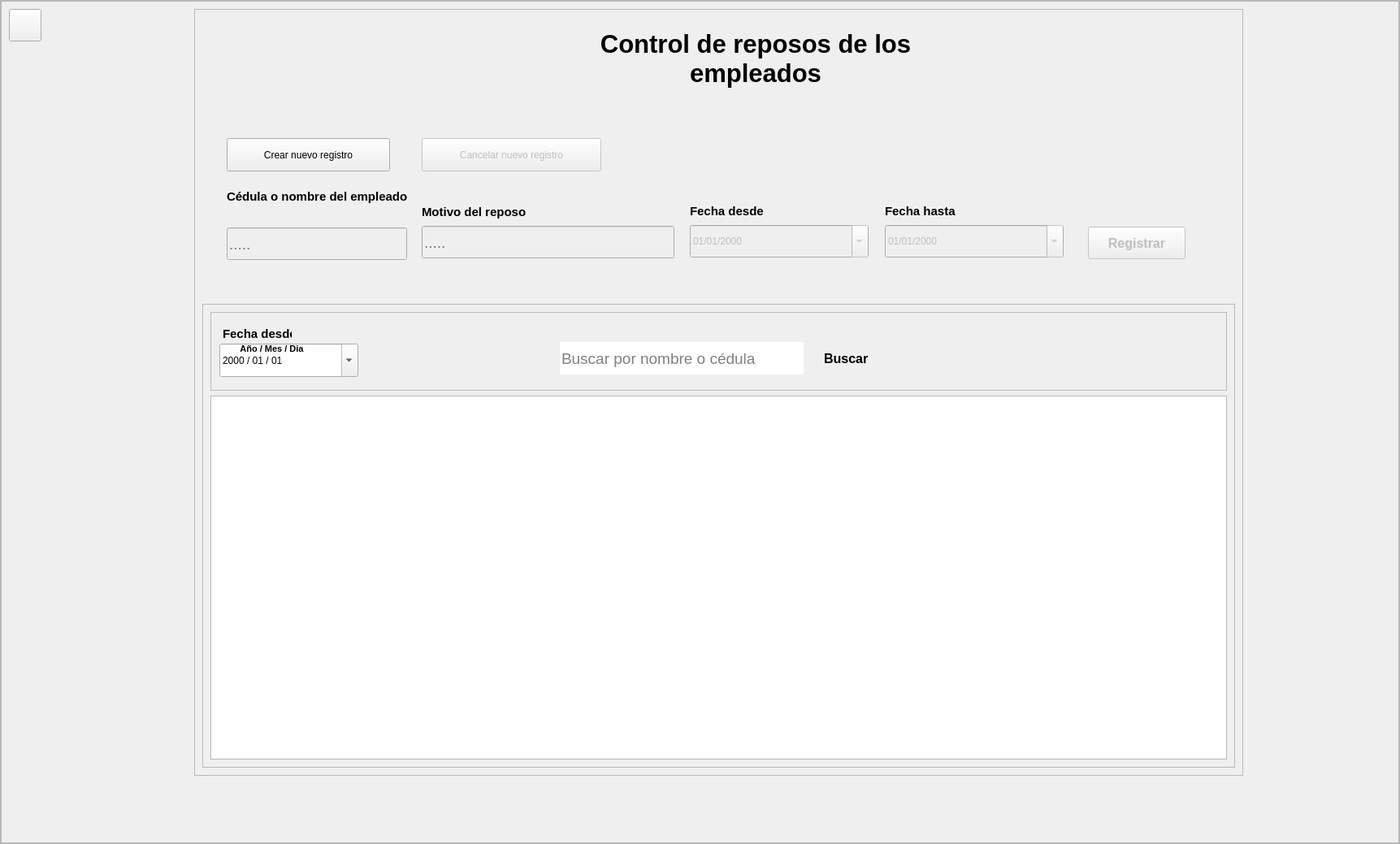
<?xml version="1.0" encoding="UTF-8"?>
<ui version="4.0">
 <class>VistaGeneralReposoEmpleados</class>
 <widget class="QWidget" name="VistaGeneralReposoEmpleados">
  <property name="geometry">
   <rect>
    <x>0</x>
    <y>0</y>
    <width>1723</width>
    <height>1039</height>
   </rect>
  </property>
  <property name="windowTitle">
   <string>Reposos de empleados</string>
  </property>
  <property name="styleSheet">
   <string notr="true"/>
  </property>
  <layout class="QVBoxLayout" name="verticalLayout">
   <property name="spacing">
    <number>0</number>
   </property>
   <property name="leftMargin">
    <number>0</number>
   </property>
   <property name="topMargin">
    <number>0</number>
   </property>
   <property name="rightMargin">
    <number>0</number>
   </property>
   <property name="bottomMargin">
    <number>0</number>
   </property>
   <item>
    <widget class="QScrollArea" name="area_scroll">
     <property name="widgetResizable">
      <bool>true</bool>
     </property>
     <widget class="QWidget" name="scrollAreaWidgetContents">
      <property name="geometry">
       <rect>
        <x>0</x>
        <y>0</y>
        <width>1721</width>
        <height>1037</height>
       </rect>
      </property>
      <layout class="QVBoxLayout" name="verticalLayout_2">
       <property name="spacing">
        <number>0</number>
       </property>
       <property name="leftMargin">
        <number>0</number>
       </property>
       <property name="topMargin">
        <number>0</number>
       </property>
       <property name="rightMargin">
        <number>0</number>
       </property>
       <property name="bottomMargin">
        <number>0</number>
       </property>
       <item>
        <widget class="QFrame" name="contenedor">
         <property name="frameShape">
          <enum>QFrame::StyledPanel</enum>
         </property>
         <property name="frameShadow">
          <enum>QFrame::Raised</enum>
         </property>
         <property name="tipo" stdset="0">
          <string>espacio_principal</string>
         </property>
         <layout class="QHBoxLayout" name="horizontalLayout">
          <item alignment="Qt::AlignTop">
           <widget class="QPushButton" name="boton_de_regreso">
            <property name="minimumSize">
             <size>
              <width>40</width>
              <height>40</height>
             </size>
            </property>
            <property name="maximumSize">
             <size>
              <width>40</width>
              <height>40</height>
             </size>
            </property>
            <property name="cursor">
             <cursorShape>PointingHandCursor</cursorShape>
            </property>
            <property name="styleSheet">
             <string notr="true"/>
            </property>
            <property name="text">
             <string/>
            </property>
            <property name="iconSize">
             <size>
              <width>30</width>
              <height>30</height>
             </size>
            </property>
            <property name="tipo" stdset="0">
             <string>boton_regresar</string>
            </property>
           </widget>
          </item>
          <item>
           <spacer name="horizontalSpacer">
            <property name="orientation">
             <enum>Qt::Horizontal</enum>
            </property>
            <property name="sizeHint" stdset="0">
             <size>
              <width>177</width>
              <height>20</height>
             </size>
            </property>
           </spacer>
          </item>
          <item alignment="Qt::AlignTop">
           <widget class="QFrame" name="frame_general">
            <property name="minimumSize">
             <size>
              <width>1244</width>
              <height>621</height>
             </size>
            </property>
            <property name="frameShape">
             <enum>QFrame::StyledPanel</enum>
            </property>
            <property name="frameShadow">
             <enum>QFrame::Raised</enum>
            </property>
            <property name="tipo" stdset="0">
             <string>espacio_principal</string>
            </property>
            <layout class="QVBoxLayout" name="verticalLayout_9">
             <property name="spacing">
              <number>15</number>
             </property>
             <property name="topMargin">
              <number>0</number>
             </property>
             <item>
              <layout class="QVBoxLayout" name="verticalLayout_8">
               <property name="spacing">
                <number>0</number>
               </property>
               <item>
                <widget class="QFrame" name="espacio_superior">
                 <property name="sizePolicy">
                  <sizepolicy hsizetype="Preferred" vsizetype="Preferred">
                   <horstretch>0</horstretch>
                   <verstretch>0</verstretch>
                  </sizepolicy>
                 </property>
                 <property name="minimumSize">
                  <size>
                   <width>1171</width>
                   <height>117</height>
                  </size>
                 </property>
                 <property name="maximumSize">
                  <size>
                   <width>1271</width>
                   <height>117</height>
                  </size>
                 </property>
                 <property name="styleSheet">
                  <string notr="true">QFrame{
	border-bottom-left-radius:0px;
	border-bottom-right-radius:0px
}</string>
                 </property>
                 <property name="frameShape">
                  <enum>QFrame::StyledPanel</enum>
                 </property>
                 <property name="frameShadow">
                  <enum>QFrame::Raised</enum>
                 </property>
                 <property name="tipo" stdset="0">
                  <string>espacio_titulo_form</string>
                 </property>
                 <layout class="QHBoxLayout" name="horizontalLayout_6">
                  <item>
                   <spacer name="horizontalSpacer_2">
                    <property name="orientation">
                     <enum>Qt::Horizontal</enum>
                    </property>
                    <property name="sizeHint" stdset="0">
                     <size>
                      <width>385</width>
                      <height>20</height>
                     </size>
                    </property>
                   </spacer>
                  </item>
                  <item>
                   <widget class="QFrame" name="espacio_a">
                    <property name="maximumSize">
                     <size>
                      <width>821</width>
                      <height>16777215</height>
                     </size>
                    </property>
                    <property name="styleSheet">
                     <string notr="true"/>
                    </property>
                    <property name="frameShape">
                     <enum>QFrame::StyledPanel</enum>
                    </property>
                    <property name="frameShadow">
                     <enum>QFrame::Raised</enum>
                    </property>
                    <property name="tipo" stdset="0">
                     <string/>
                    </property>
                    <layout class="QHBoxLayout" name="horizontalLayout_5">
                     <property name="spacing">
                      <number>0</number>
                     </property>
                     <property name="leftMargin">
                      <number>0</number>
                     </property>
                     <property name="topMargin">
                      <number>0</number>
                     </property>
                     <property name="rightMargin">
                      <number>0</number>
                     </property>
                     <property name="bottomMargin">
                      <number>0</number>
                     </property>
                     <item>
                      <widget class="QLabel" name="label_imagen_reposo">
                       <property name="minimumSize">
                        <size>
                         <width>91</width>
                         <height>81</height>
                        </size>
                       </property>
                       <property name="maximumSize">
                        <size>
                         <width>91</width>
                         <height>81</height>
                        </size>
                       </property>
                       <property name="text">
                        <string/>
                       </property>
                       <property name="pixmap">
                        <pixmap resource="../recursos_de_imagenes_tela_app.qrc">:/iconos/recursos_de_imagenes/iconos_de_interfaz/prescripcion-medica.png</pixmap>
                       </property>
                       <property name="scaledContents">
                        <bool>true</bool>
                       </property>
                      </widget>
                     </item>
                     <item>
                      <widget class="QLabel" name="label_control_de_reposos">
                       <property name="minimumSize">
                        <size>
                         <width>440</width>
                         <height>101</height>
                        </size>
                       </property>
                       <property name="maximumSize">
                        <size>
                         <width>651</width>
                         <height>101</height>
                        </size>
                       </property>
                       <property name="font">
                        <font>
                         <family>Segoe UI</family>
                         <pointsize>23</pointsize>
                         <weight>75</weight>
                         <italic>false</italic>
                         <bold>true</bold>
                        </font>
                       </property>
                       <property name="styleSheet">
                        <string notr="true">QLabel{
	font-size:23pt;
}</string>
                       </property>
                       <property name="text">
                        <string>Control de reposos de los empleados</string>
                       </property>
                       <property name="alignment">
                        <set>Qt::AlignCenter</set>
                       </property>
                       <property name="wordWrap">
                        <bool>true</bool>
                       </property>
                       <property name="tipo" stdset="0">
                        <string>titulo_form</string>
                       </property>
                      </widget>
                     </item>
                    </layout>
                   </widget>
                  </item>
                  <item>
                   <spacer name="horizontalSpacer_4">
                    <property name="orientation">
                     <enum>Qt::Horizontal</enum>
                    </property>
                    <property name="sizeHint" stdset="0">
                     <size>
                      <width>384</width>
                      <height>20</height>
                     </size>
                    </property>
                   </spacer>
                  </item>
                 </layout>
                </widget>
               </item>
               <item>
                <widget class="QFrame" name="frame_superior">
                 <property name="minimumSize">
                  <size>
                   <width>1171</width>
                   <height>230</height>
                  </size>
                 </property>
                 <property name="maximumSize">
                  <size>
                   <width>1271</width>
                   <height>230</height>
                  </size>
                 </property>
                 <property name="styleSheet">
                  <string notr="true">QFrame#frame_superior{
	border-top-left-radius:0px;
	border-top-right-radius:0px
}</string>
                 </property>
                 <property name="frameShape">
                  <enum>QFrame::StyledPanel</enum>
                 </property>
                 <property name="frameShadow">
                  <enum>QFrame::Raised</enum>
                 </property>
                 <property name="tipo" stdset="0">
                  <string>espacio_form</string>
                 </property>
                 <widget class="QPushButton" name="boton_agregar">
                  <property name="enabled">
                   <bool>false</bool>
                  </property>
                  <property name="geometry">
                   <rect>
                    <x>1090</x>
                    <y>150</y>
                    <width>120</width>
                    <height>40</height>
                   </rect>
                  </property>
                  <property name="minimumSize">
                   <size>
                    <width>120</width>
                    <height>40</height>
                   </size>
                  </property>
                  <property name="maximumSize">
                   <size>
                    <width>120</width>
                    <height>40</height>
                   </size>
                  </property>
                  <property name="font">
                   <font>
                    <family>Segoe UI</family>
                    <pointsize>12</pointsize>
                    <weight>75</weight>
                    <italic>false</italic>
                    <bold>true</bold>
                   </font>
                  </property>
                  <property name="cursor">
                   <cursorShape>PointingHandCursor</cursorShape>
                  </property>
                  <property name="styleSheet">
                   <string notr="true"/>
                  </property>
                  <property name="text">
                   <string>Registrar</string>
                  </property>
                  <property name="iconSize">
                   <size>
                    <width>26</width>
                    <height>26</height>
                   </size>
                  </property>
                  <property name="tipo" stdset="0">
                   <string>boton_anadir</string>
                  </property>
                 </widget>
                 <widget class="QWidget" name="layoutWidget">
                  <property name="geometry">
                   <rect>
                    <x>30</x>
                    <y>100</y>
                    <width>222</width>
                    <height>91</height>
                   </rect>
                  </property>
                  <layout class="QVBoxLayout" name="verticalLayout_3">
                   <property name="spacing">
                    <number>0</number>
                   </property>
                   <item>
                    <widget class="QLabel" name="label_cedula_empleado">
                     <property name="font">
                      <font>
                       <family>Segoe UI</family>
                       <pointsize>11</pointsize>
                       <weight>75</weight>
                       <italic>false</italic>
                       <bold>true</bold>
                      </font>
                     </property>
                     <property name="styleSheet">
                      <string notr="true"/>
                     </property>
                     <property name="text">
                      <string>Cédula o nombre del empleado</string>
                     </property>
                     <property name="scaledContents">
                      <bool>false</bool>
                     </property>
                     <property name="tipo" stdset="0">
                      <string>titulo_qlineedit</string>
                     </property>
                    </widget>
                   </item>
                   <item>
                    <widget class="QLabel" name="label_nombre_empleado_guia">
                     <property name="font">
                      <font>
                       <family>Segoe UI</family>
                       <pointsize>10</pointsize>
                       <weight>75</weight>
                       <italic>false</italic>
                       <bold>true</bold>
                      </font>
                     </property>
                     <property name="styleSheet">
                      <string notr="true"/>
                     </property>
                     <property name="text">
                      <string/>
                     </property>
                     <property name="scaledContents">
                      <bool>false</bool>
                     </property>
                    </widget>
                   </item>
                   <item>
                    <widget class="QLineEdit" name="input_cedula_empleado">
                     <property name="enabled">
                      <bool>false</bool>
                     </property>
                     <property name="minimumSize">
                      <size>
                       <width>220</width>
                       <height>40</height>
                      </size>
                     </property>
                     <property name="maximumSize">
                      <size>
                       <width>2240</width>
                       <height>40</height>
                      </size>
                     </property>
                     <property name="font">
                      <font>
                       <family>Segoe UI</family>
                       <pointsize>14</pointsize>
                       <weight>50</weight>
                       <italic>false</italic>
                       <bold>false</bold>
                      </font>
                     </property>
                     <property name="styleSheet">
                      <string notr="true"/>
                     </property>
                     <property name="placeholderText">
                      <string>.....</string>
                     </property>
                    </widget>
                   </item>
                  </layout>
                 </widget>
                 <widget class="QWidget" name="layoutWidget_2">
                  <property name="geometry">
                   <rect>
                    <x>270</x>
                    <y>120</y>
                    <width>311</width>
                    <height>69</height>
                   </rect>
                  </property>
                  <layout class="QVBoxLayout" name="verticalLayout_4">
                   <item>
                    <widget class="QLabel" name="label_motivo_reposo">
                     <property name="font">
                      <font>
                       <family>Segoe UI</family>
                       <pointsize>11</pointsize>
                       <weight>75</weight>
                       <italic>false</italic>
                       <bold>true</bold>
                      </font>
                     </property>
                     <property name="styleSheet">
                      <string notr="true"/>
                     </property>
                     <property name="text">
                      <string>Motivo del reposo</string>
                     </property>
                     <property name="scaledContents">
                      <bool>false</bool>
                     </property>
                     <property name="tipo" stdset="0">
                      <string>titulo_qlineedit</string>
                     </property>
                    </widget>
                   </item>
                   <item>
                    <widget class="QLineEdit" name="input_motivo_reposo">
                     <property name="enabled">
                      <bool>false</bool>
                     </property>
                     <property name="minimumSize">
                      <size>
                       <width>0</width>
                       <height>40</height>
                      </size>
                     </property>
                     <property name="maximumSize">
                      <size>
                       <width>16777215</width>
                       <height>40</height>
                      </size>
                     </property>
                     <property name="font">
                      <font>
                       <family>Segoe UI</family>
                       <pointsize>14</pointsize>
                       <weight>50</weight>
                       <italic>false</italic>
                       <bold>false</bold>
                      </font>
                     </property>
                     <property name="styleSheet">
                      <string notr="true"/>
                     </property>
                     <property name="placeholderText">
                      <string>.....</string>
                     </property>
                    </widget>
                   </item>
                  </layout>
                 </widget>
                 <widget class="QWidget" name="layoutWidget_3">
                  <property name="geometry">
                   <rect>
                    <x>840</x>
                    <y>120</y>
                    <width>222</width>
                    <height>68</height>
                   </rect>
                  </property>
                  <layout class="QVBoxLayout" name="verticalLayout_5">
                   <item>
                    <widget class="QLabel" name="label_fecha_reingreso">
                     <property name="font">
                      <font>
                       <family>Segoe UI</family>
                       <pointsize>11</pointsize>
                       <weight>75</weight>
                       <italic>false</italic>
                       <bold>true</bold>
                      </font>
                     </property>
                     <property name="styleSheet">
                      <string notr="true"/>
                     </property>
                     <property name="text">
                      <string>Fecha hasta</string>
                     </property>
                     <property name="scaledContents">
                      <bool>false</bool>
                     </property>
                     <property name="tipo" stdset="0">
                      <string>titulo_qlineedit</string>
                     </property>
                    </widget>
                   </item>
                   <item>
                    <widget class="QDateEdit" name="dateEdit_fecha_reingreso">
                     <property name="enabled">
                      <bool>false</bool>
                     </property>
                     <property name="minimumSize">
                      <size>
                       <width>220</width>
                       <height>40</height>
                      </size>
                     </property>
                     <property name="maximumSize">
                      <size>
                       <width>220</width>
                       <height>40</height>
                      </size>
                     </property>
                     <property name="toolTip">
                      <string>Dia/Mes/Año</string>
                     </property>
                     <property name="displayFormat">
                      <string>dd/MM/yyyy</string>
                     </property>
                     <property name="calendarPopup">
                      <bool>true</bool>
                     </property>
                    </widget>
                   </item>
                  </layout>
                 </widget>
                 <widget class="QWidget" name="layoutWidget_4">
                  <property name="geometry">
                   <rect>
                    <x>600</x>
                    <y>120</y>
                    <width>222</width>
                    <height>68</height>
                   </rect>
                  </property>
                  <layout class="QVBoxLayout" name="verticalLayout_6">
                   <item>
                    <widget class="QLabel" name="label_fecha_solicitud">
                     <property name="font">
                      <font>
                       <family>Segoe UI</family>
                       <pointsize>11</pointsize>
                       <weight>75</weight>
                       <italic>false</italic>
                       <bold>true</bold>
                      </font>
                     </property>
                     <property name="styleSheet">
                      <string notr="true"/>
                     </property>
                     <property name="text">
                      <string>Fecha desde</string>
                     </property>
                     <property name="scaledContents">
                      <bool>false</bool>
                     </property>
                     <property name="tipo" stdset="0">
                      <string>titulo_qlineedit</string>
                     </property>
                    </widget>
                   </item>
                   <item>
                    <widget class="QDateEdit" name="dateEdit_fecha_solicitud">
                     <property name="enabled">
                      <bool>false</bool>
                     </property>
                     <property name="minimumSize">
                      <size>
                       <width>220</width>
                       <height>40</height>
                      </size>
                     </property>
                     <property name="maximumSize">
                      <size>
                       <width>220</width>
                       <height>40</height>
                      </size>
                     </property>
                     <property name="toolTip">
                      <string>Dia/Mes/Año</string>
                     </property>
                     <property name="displayFormat">
                      <string>dd/MM/yyyy</string>
                     </property>
                     <property name="calendarPopup">
                      <bool>true</bool>
                     </property>
                    </widget>
                   </item>
                  </layout>
                 </widget>
                 <widget class="QWidget" name="layoutWidget_7">
                  <property name="geometry">
                   <rect>
                    <x>30</x>
                    <y>40</y>
                    <width>461</width>
                    <height>43</height>
                   </rect>
                  </property>
                  <layout class="QHBoxLayout" name="horizontalLayout_18">
                   <property name="spacing">
                    <number>0</number>
                   </property>
                   <item>
                    <widget class="QPushButton" name="boton_crear_registro">
                     <property name="minimumSize">
                      <size>
                       <width>201</width>
                       <height>41</height>
                      </size>
                     </property>
                     <property name="maximumSize">
                      <size>
                       <width>201</width>
                       <height>41</height>
                      </size>
                     </property>
                     <property name="cursor">
                      <cursorShape>PointingHandCursor</cursorShape>
                     </property>
                     <property name="toolTip">
                      <string>&lt;html&gt;&lt;head/&gt;&lt;body&gt;&lt;p&gt;Este boton sirve para comenzar a crear un nuevo registro de reposo&lt;/p&gt;&lt;/body&gt;&lt;/html&gt;</string>
                     </property>
                     <property name="text">
                      <string>Crear nuevo registro</string>
                     </property>
                     <property name="iconSize">
                      <size>
                       <width>26</width>
                       <height>26</height>
                      </size>
                     </property>
                     <property name="tipo" stdset="0">
                      <string>boton_anadir</string>
                     </property>
                    </widget>
                   </item>
                   <item>
                    <spacer name="horizontalSpacer_5">
                     <property name="orientation">
                      <enum>Qt::Horizontal</enum>
                     </property>
                     <property name="sizeHint" stdset="0">
                      <size>
                       <width>40</width>
                       <height>20</height>
                      </size>
                     </property>
                    </spacer>
                   </item>
                   <item>
                    <widget class="QPushButton" name="boton_cancelar_registro">
                     <property name="enabled">
                      <bool>false</bool>
                     </property>
                     <property name="minimumSize">
                      <size>
                       <width>221</width>
                       <height>41</height>
                      </size>
                     </property>
                     <property name="maximumSize">
                      <size>
                       <width>221</width>
                       <height>41</height>
                      </size>
                     </property>
                     <property name="cursor">
                      <cursorShape>PointingHandCursor</cursorShape>
                     </property>
                     <property name="toolTip">
                      <string>&lt;html&gt;&lt;head/&gt;&lt;body&gt;&lt;p&gt;Este boton sirve para cancelar el registro de reposo que esta realizando&lt;/p&gt;&lt;/body&gt;&lt;/html&gt;</string>
                     </property>
                     <property name="text">
                      <string>Cancelar nuevo registro</string>
                     </property>
                     <property name="icon">
                      <iconset resource="../recursos_de_imagenes_tela_app.qrc">
                       <normaloff>:/iconos/recursos_de_imagenes/iconos_de_interfaz/x-white.png</normaloff>:/iconos/recursos_de_imagenes/iconos_de_interfaz/x-white.png</iconset>
                     </property>
                     <property name="iconSize">
                      <size>
                       <width>26</width>
                       <height>26</height>
                      </size>
                     </property>
                     <property name="tipo" stdset="0">
                      <string>boton_cancelar</string>
                     </property>
                    </widget>
                   </item>
                  </layout>
                 </widget>
                </widget>
               </item>
              </layout>
             </item>
             <item>
              <widget class="QFrame" name="frame_registros">
               <property name="minimumSize">
                <size>
                 <width>1171</width>
                 <height>571</height>
                </size>
               </property>
               <property name="maximumSize">
                <size>
                 <width>1271</width>
                 <height>571</height>
                </size>
               </property>
               <property name="frameShape">
                <enum>QFrame::StyledPanel</enum>
               </property>
               <property name="frameShadow">
                <enum>QFrame::Raised</enum>
               </property>
               <property name="tipo" stdset="0">
                <string>espacio_form</string>
               </property>
               <layout class="QVBoxLayout" name="verticalLayout_7">
                <item>
                 <widget class="QFrame" name="frame_filtro">
                  <property name="minimumSize">
                   <size>
                    <width>0</width>
                    <height>97</height>
                   </size>
                  </property>
                  <property name="frameShape">
                   <enum>QFrame::StyledPanel</enum>
                  </property>
                  <property name="frameShadow">
                   <enum>QFrame::Raised</enum>
                  </property>
                  <widget class="QFrame" name="frame_5">
                   <property name="geometry">
                    <rect>
                     <x>10</x>
                     <y>10</y>
                     <width>181</width>
                     <height>84</height>
                    </rect>
                   </property>
                   <widget class="QLabel" name="label_filtro_fecha_reposo">
                    <property name="geometry">
                     <rect>
                      <x>5</x>
                      <y>7</y>
                      <width>85</width>
                      <height>20</height>
                     </rect>
                    </property>
                    <property name="minimumSize">
                     <size>
                      <width>58</width>
                      <height>0</height>
                     </size>
                    </property>
                    <property name="font">
                     <font>
                      <family>Segoe UI</family>
                      <pointsize>11</pointsize>
                      <weight>75</weight>
                      <italic>false</italic>
                      <bold>true</bold>
                     </font>
                    </property>
                    <property name="styleSheet">
                     <string notr="true"/>
                    </property>
                    <property name="text">
                     <string>Fecha desde</string>
                    </property>
                    <property name="scaledContents">
                     <bool>false</bool>
                    </property>
                    <property name="tipo" stdset="0">
                     <string>titulo_qlineedit</string>
                    </property>
                   </widget>
                   <widget class="QDateEdit" name="dateEdit_filtro_fecha_reposo">
                    <property name="geometry">
                     <rect>
                      <x>1</x>
                      <y>29</y>
                      <width>171</width>
                      <height>41</height>
                     </rect>
                    </property>
                    <property name="sizePolicy">
                     <sizepolicy hsizetype="Minimum" vsizetype="Fixed">
                      <horstretch>0</horstretch>
                      <verstretch>20</verstretch>
                     </sizepolicy>
                    </property>
                    <property name="minimumSize">
                     <size>
                      <width>0</width>
                      <height>40</height>
                     </size>
                    </property>
                    <property name="displayFormat">
                     <string>yyyy / MM / dd</string>
                    </property>
                    <property name="calendarPopup">
                     <bool>true</bool>
                    </property>
                   </widget>
                   <widget class="QLabel" name="label_anio_mes_reporte_asistencia_empleados">
                    <property name="geometry">
                     <rect>
                      <x>20</x>
                      <y>25</y>
                      <width>91</width>
                      <height>21</height>
                     </rect>
                    </property>
                    <property name="font">
                     <font>
                      <family>Segoe UI</family>
                      <pointsize>8</pointsize>
                      <weight>75</weight>
                      <italic>false</italic>
                      <bold>true</bold>
                     </font>
                    </property>
                    <property name="styleSheet">
                     <string notr="true"/>
                    </property>
                    <property name="text">
                     <string>Año / Mes / Dia</string>
                    </property>
                    <property name="scaledContents">
                     <bool>false</bool>
                    </property>
                    <property name="alignment">
                     <set>Qt::AlignCenter</set>
                    </property>
                    <property name="wordWrap">
                     <bool>true</bool>
                    </property>
                    <property name="tipo" stdset="0">
                     <string>titulo_qdateedit</string>
                    </property>
                   </widget>
                  </widget>
                  <widget class="QWidget" name="layoutWidget_6">
                   <property name="geometry">
                    <rect>
                     <x>430</x>
                     <y>36</y>
                     <width>402</width>
                     <height>42</height>
                    </rect>
                   </property>
                   <layout class="QHBoxLayout" name="horizontalLayout_2">
                    <property name="spacing">
                     <number>0</number>
                    </property>
                    <item>
                     <widget class="QLineEdit" name="barra_de_busqueda">
                      <property name="minimumSize">
                       <size>
                        <width>300</width>
                        <height>40</height>
                       </size>
                      </property>
                      <property name="maximumSize">
                       <size>
                        <width>300</width>
                        <height>40</height>
                       </size>
                      </property>
                      <property name="font">
                       <font>
                        <family>Segoe UI</family>
                        <pointsize>14</pointsize>
                        <weight>50</weight>
                        <italic>false</italic>
                        <bold>false</bold>
                       </font>
                      </property>
                      <property name="styleSheet">
                       <string notr="true">QLineEdit{
	border-bottom-right-radius:0px;
	border-top-right-radius:0px;
}</string>
                      </property>
                      <property name="alignment">
                       <set>Qt::AlignLeading|Qt::AlignLeft|Qt::AlignVCenter</set>
                      </property>
                      <property name="placeholderText">
                       <string>Buscar por nombre o cédula</string>
                      </property>
                     </widget>
                    </item>
                    <item>
                     <widget class="QPushButton" name="boton_buscar">
                      <property name="sizePolicy">
                       <sizepolicy hsizetype="Minimum" vsizetype="Fixed">
                        <horstretch>20</horstretch>
                        <verstretch>20</verstretch>
                       </sizepolicy>
                      </property>
                      <property name="minimumSize">
                       <size>
                        <width>100</width>
                        <height>40</height>
                       </size>
                      </property>
                      <property name="maximumSize">
                       <size>
                        <width>100</width>
                        <height>16777215</height>
                       </size>
                      </property>
                      <property name="font">
                       <font>
                        <family>Segoe UI</family>
                        <pointsize>12</pointsize>
                        <weight>75</weight>
                        <italic>false</italic>
                        <bold>true</bold>
                       </font>
                      </property>
                      <property name="cursor">
                       <cursorShape>PointingHandCursor</cursorShape>
                      </property>
                      <property name="styleSheet">
                       <string notr="true">QPushButton{
	border-bottom-left-radius:0px;
	border-top-left-radius:0px;
}</string>
                      </property>
                      <property name="text">
                       <string> Buscar</string>
                      </property>
                      <property name="iconSize">
                       <size>
                        <width>25</width>
                        <height>25</height>
                       </size>
                      </property>
                      <property name="tipo" stdset="0">
                       <string>boton_buscar</string>
                      </property>
                     </widget>
                    </item>
                   </layout>
                  </widget>
                 </widget>
                </item>
                <item>
                 <widget class="QTableView" name="tbl_reposos"/>
                </item>
               </layout>
              </widget>
             </item>
            </layout>
           </widget>
          </item>
          <item>
           <spacer name="horizontalSpacer_3">
            <property name="orientation">
             <enum>Qt::Horizontal</enum>
            </property>
            <property name="sizeHint" stdset="0">
             <size>
              <width>176</width>
              <height>20</height>
             </size>
            </property>
           </spacer>
          </item>
         </layout>
        </widget>
       </item>
      </layout>
     </widget>
    </widget>
   </item>
  </layout>
 </widget>
 <resources>
  <include location="../recursos_de_imagenes_tela_app.qrc"/>
 </resources>
 <connections/>
</ui>
